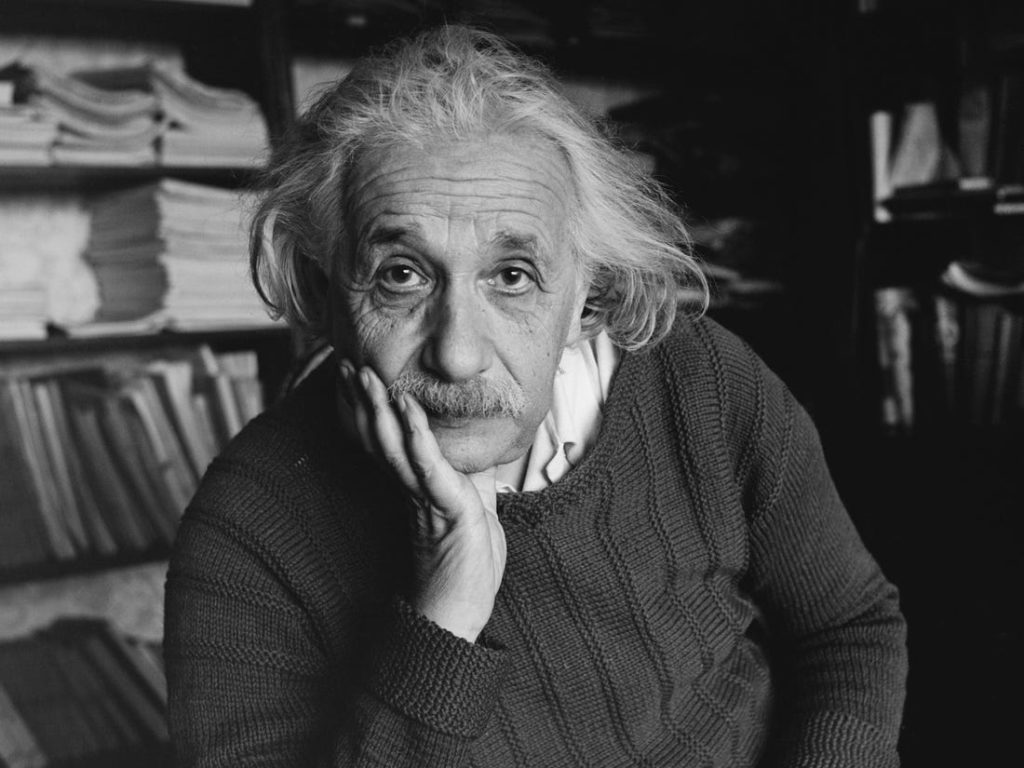
#> input picture filters/einstein.jpg, 1024 x 768 px
$ jupyter execute fourier_transform.ipynb
#> lines starting #> are read from the running program, lines starting #| are printed output that depends on the picture
[cell 1]
import numpy as np
import matplotlib.pyplot as plt

[cell 2]
img = plt.imread("./einstein.jpg")
#> img is the input picture: shape (768, 1024); min 3, max 250, mean 66.7
F = np.fft.fftshift(np.fft.fft2(img))
F_mag = np.abs(F)

[cell 3]
plt.figure(figsize=(20,10))
plt.subplot(1,2,1)
plt.imshow(F_mag, cmap="gray")
plt.subplot(1,2,2)
plt.imshow(np.log(F_mag), cmap="gray")
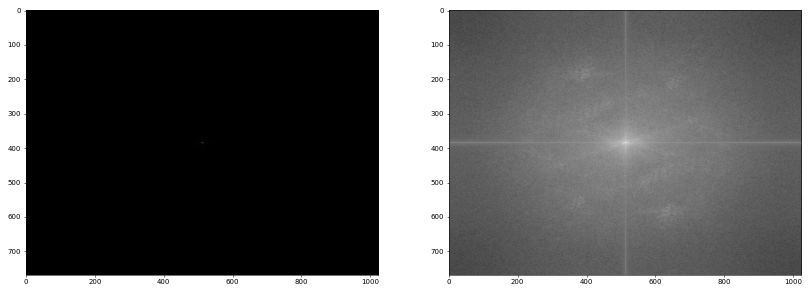
#> figure drawn by matplotlib, 2 panels


$ run again, with filters/queen.jpg copied over filters/einstein.jpg
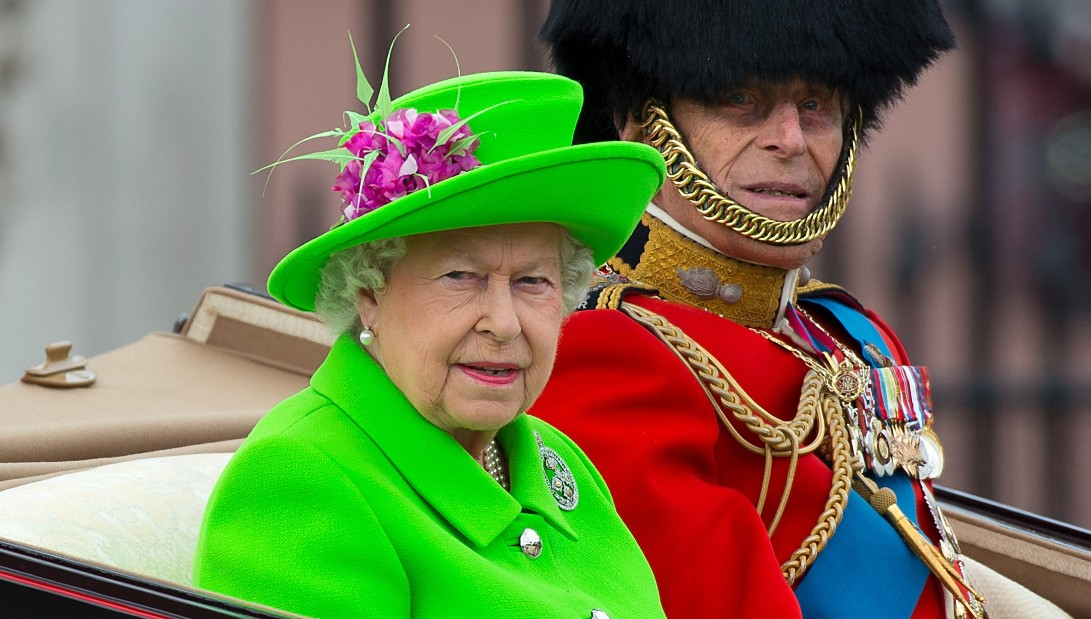
#> input picture filters/queen.jpg, 1091 x 619 px
#> img is the input picture: shape (619, 1091, 3); mean R, G, B 112.8, 120.2, 81.1
#> `F_mag = np.abs(F)`:
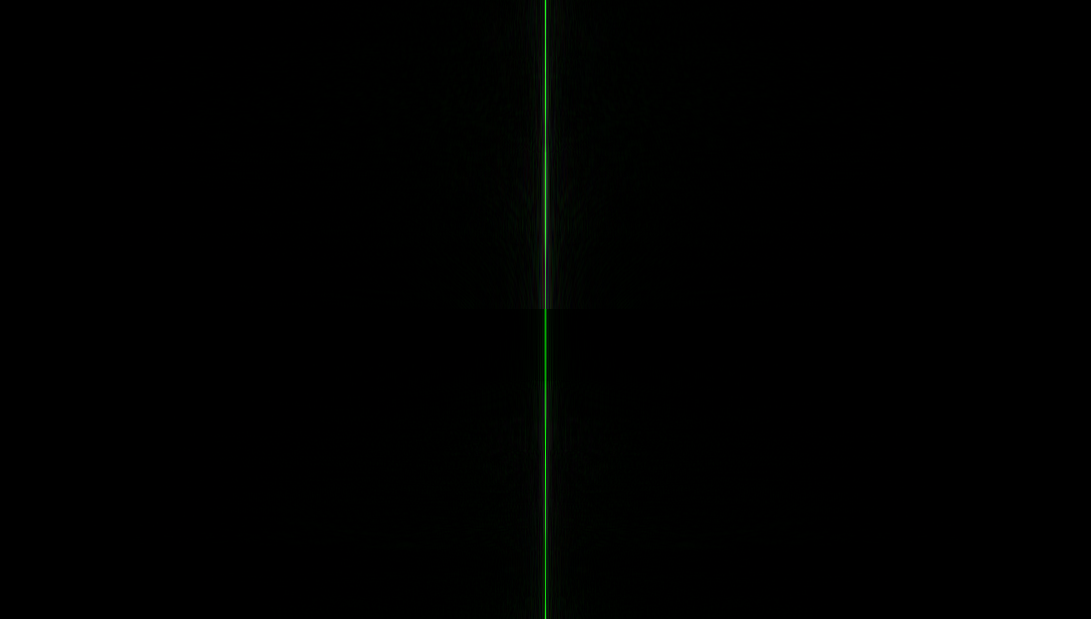
#> F_mag: shape (619, 1091, 3) float64; mean of channels 0, 1, 2 646.9, 2274.7, 646.9; drawn with min black and max white
#> `[cell 3] plt.figure(figsize=(20,10)) plt.subplot(1,2,1) plt.imshow(F_m..`:
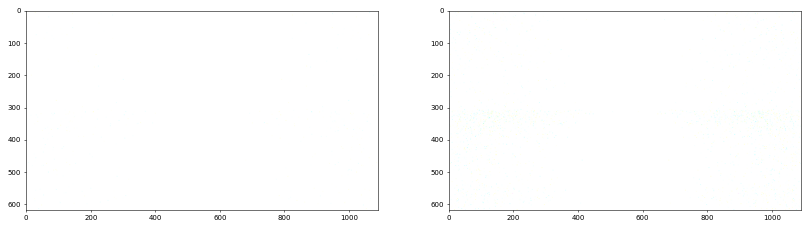
#> figure drawn by matplotlib, 2 panels
